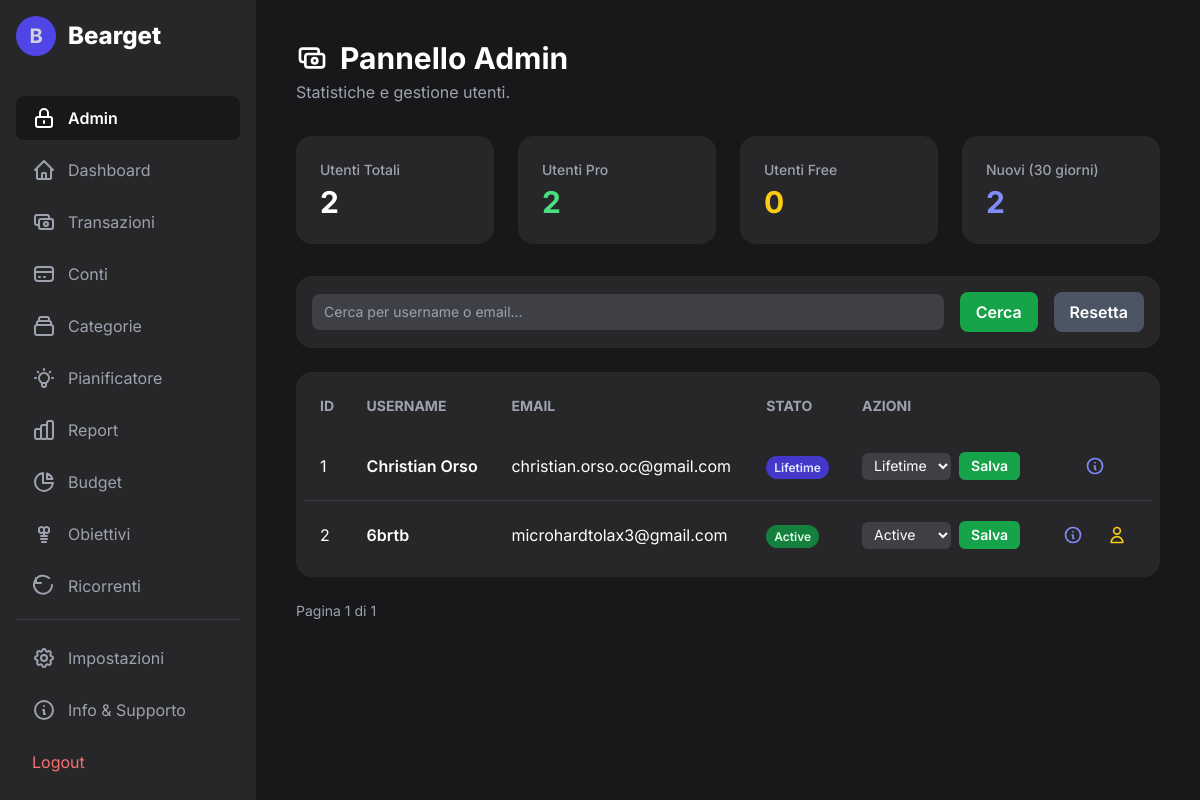
/admin.php (signed in), run on the app's committed database.
### tables this page shows
CREATE TABLE `users` (
  `id` int(11) NOT NULL,
  `username` varchar(50) NOT NULL,
  `email` varchar(100) NOT NULL,
  `password` varchar(255) NOT NULL,
  `verification_token` varchar(255) DEFAULT NULL,
  `is_verified` tinyint(1) NOT NULL DEFAULT 0,
  `created_at` timestamp NOT NULL DEFAULT current_timestamp(),
  `theme` varchar(25) NOT NULL DEFAULT 'dark-indigo',
  `subscription_status` varchar(20) NOT NULL DEFAULT 'free',
  `stripe_customer_id` varchar(255) DEFAULT NULL,
  `stripe_subscription_id` varchar(255) DEFAULT NULL,
  `subscription_end_date` timestamp NULL DEFAULT NULL,
  `subscription_start_date` timestamp NULL DEFAULT NULL,
  `friend_code` varchar(8) DEFAULT NULL
);

### functions.php (called while the page is built, shortened)
<?php
function get_admin_stats($conn) {
    $stats = [
        'total_users' => 0,
        'pro_users' => 0,
        'free_users' => 0,
        'new_users_last_30_days' => 0
    ];
    $result = $conn->query("SELECT COUNT(id) as total FROM users");
    if ($row = $result->fetch_assoc()) {
        $stats['total_users'] = $row['total'];
    }
    $result = $conn->query("SELECT subscription_status, COUNT(id) as count FROM users GROUP BY subscription_status");
    while ($row = $result->fetch_assoc()) {
        if ($row['subscription_status'] === 'active' || $row['subscription_status'] === 'lifetime') {
            $stats['pro_users'] += $row['count'];
        } else {
            $stats['free_users'] += $row['count'];
        }
    }
    $thirty_days_ago = date('Y-m-d H:i:s', strtotime('-30 days'));
    $sql = "SELECT COUNT(id) as new_users FROM users WHERE created_at >= ?";
    $stmt = $conn->prepare($sql);
    $stmt->bind_param('s', $thirty_days_ago);
    $stmt->execute();
    $result = $stmt->get_result();
    if ($row = $result->fetch_assoc()) {
        $stats['new_users_last_30_days'] = $row['new_users'];
    }
    return $stats;
}
function get_users_paginated_and_searched($conn, $search_term, $page, $users_per_page) {
    $offset = ($page - 1) * $users_per_page;
    $search_query = "%" . $search_term . "%";
    $sql_count = "SELECT COUNT(id) as total FROM users WHERE (username LIKE ? OR email LIKE ?)";
    $stmt_count = $conn->prepare($sql_count);
    $stmt_count->bind_param("ss", $search_query, $search_query);
    $stmt_count->execute();
    $total_users = $stmt_count->get_result()->fetch_assoc()['total'];
    $total_pages = ceil($total_users / $users_per_page);
    $sql = "SELECT * FROM users WHERE (username LIKE ? OR email LIKE ?) ORDER BY id ASC LIMIT ? OFFSET ?";
    $stmt = $conn->prepare($sql);
    $stmt->bind_param("ssii", $search_query, $search_query, $users_per_page, $offset);
    $stmt->execute();
    $result = $stmt->get_result();
    $users = [];
    while ($row = $result->fetch_assoc()) {
        $users[] = $row;
    }
    return [
        'users' => $users,
        'total_pages' => $total_pages
    ];
}
?>

### admin.php (the view, shortened to what this page needs)
<?php
require_once 'db_connect.php';
require_once 'functions.php';
$users_per_page = 20;
$current_page_number = isset($_GET['page']) && is_numeric($_GET['page']) ? (int)$_GET['page'] : 1;
$search_term = $_GET['search'] ?? '';
$user_data = get_users_paginated_and_searched($conn, $search_term, $current_page_number, $users_per_page);
$users_list = $user_data['users'];
$total_pages = $user_data['total_pages'];
$stats = get_admin_stats($conn);
?>
<!DOCTYPE html>
<html lang="it">
<head>
    <script src="https://cdn.tailwindcss.com"></script>
    <link rel="stylesheet" href="theme.php">
</head>
<body class="text-gray-300">
    <div class="flex h-screen">
        <?php include 'sidebar.php'; ?>
        <main class="flex-1 p-4 sm:p-6 lg:p-10 overflow-y-auto">
            <header class="flex flex-wrap justify-between items-center gap-4 mb-8">
                <div class="flex items-center gap-4">
                    <div>
                        <h1 class="text-3xl font-bold text-white flex items-center gap-3">
                            <svg class="w-8 h-8" fill="none" stroke="currentColor" viewBox="0 0 24 24"><path stroke-linecap="round" stroke-linejoin="round" stroke-width="2" d="M17 9V7a2 2 0 00-2-2H5a2 2 0 00-2 2v6a2 2 0 002 2h2m2 4h10a2 2 0 002-2v-6a2 2 0 00-2-2H9a2 2 0 00-2 2v6a2 2 0 002 2zm7-5a2 2 0 11-4 0 2 2 0 014 0z"></path></svg>
                            Pannello Admin
                        </h1>
                        <p class="text-gray-400 mt-1">Statistiche e gestione utenti.</p>
                    </div>
                </div>
            </header>
            <div class="grid grid-cols-1 md:grid-cols-2 lg:grid-cols-4 gap-6 mb-8">
                <div class="bg-gray-800 p-6 rounded-2xl">
                    <h3 class="text-gray-400 text-sm font-medium">Utenti Totali</h3>
                    <p class="text-3xl font-bold text-white mt-1"><?php echo $stats['total_users']; ?></p>
                </div>
                <div class="bg-gray-800 p-6 rounded-2xl">
                    <h3 class="text-gray-400 text-sm font-medium">Utenti Pro</h3>
                    <p class="text-3xl font-bold text-green-400 mt-1"><?php echo $stats['pro_users']; ?></p>
                </div>
                <div class="bg-gray-800 p-6 rounded-2xl">
                    <h3 class="text-gray-400 text-sm font-medium">Utenti Free</h3>
                    <p class="text-3xl font-bold text-yellow-400 mt-1"><?php echo $stats['free_users']; ?></p>
                </div>
                <div class="bg-gray-800 p-6 rounded-2xl">
                    <h3 class="text-gray-400 text-sm font-medium">Nuovi (30 giorni)</h3>
                    <p class="text-3xl font-bold text-indigo-400 mt-1"><?php echo $stats['new_users_last_30_days']; ?></p>
                </div>
            </div>
            <div class="bg-gray-800 rounded-2xl p-4 mb-6">
                <form action="admin.php" method="GET" class="flex items-center gap-4">
                    <input type="text" name="search" value="<?php echo htmlspecialchars($search_term); ?>" placeholder="Cerca per username o email..." class="w-full bg-gray-700 text-white rounded-lg px-3 py-2 text-sm focus:ring-primary-500 focus:border-primary-500">
                    <button type="submit" class="bg-primary-600 hover:bg-primary-700 text-white font-semibold py-2 px-4 rounded-lg">Cerca</button>
                    <a href="admin.php" class="bg-gray-600 hover:bg-gray-500 text-white font-semibold py-2 px-4 rounded-lg">Resetta</a>
                </form>
            </div>
            <div class="bg-gray-800 rounded-2xl p-2">
                <div class="overflow-x-auto">
                    <table class="w-full text-left">
                        <thead class="text-sm text-gray-400 uppercase">
                            <tr>
                                <th class="p-4">ID</th>
                                <th class="p-4">Username</th>
                                <th class="p-4">Email</th>
                                <th class="p-4">Stato</th>
                                <th class="p-4">Azioni</th>
                            </tr>
                        </thead>
                        <tbody class="text-white">
                            <?php if (empty($users_list)): ?>
                                <tr><td colspan="6" class="text-center p-6 text-gray-400">Nessun utente trovato.</td></tr>
                            <?php else: ?>
                                <?php foreach ($users_list as $user): ?>
                                <tr class="border-b border-gray-700 last:border-b-0">
                                    <td class="p-4"><?php echo $user['id']; ?></td>
                                    <td class="p-4 font-semibold"><?php echo htmlspecialchars($user['username']); ?></td>
                                    <td class="p-4"><?php echo htmlspecialchars($user['email']); ?></td>
                                    <td class="p-4">
                                        <span class="px-2 py-1 font-semibold leading-tight text-xs rounded-full <?php
                                            switch($user['subscription_status']) {
                                                case 'active': echo 'bg-green-700 text-green-100'; break;
                                                case 'lifetime': echo 'bg-indigo-700 text-indigo-100'; break;
                                            }
                                        ?>">
                                            <?php echo ucfirst($user['subscription_status']); ?>
                                        </span>
                                    </td>
                                    <td class="p-4">
                                        <form action="update_user_status.php" method="POST" class="flex items-center gap-2">
                                            <select name="new_status" class="bg-gray-700 text-white rounded-md px-2 py-1 text-sm">
                                                <option value="active" <?php if($user['subscription_status'] == 'active') echo 'selected'; ?>>Active</option>
                                                <option value="lifetime" <?php if($user['subscription_status'] == 'lifetime') echo 'selected'; ?>>Lifetime</option>
                                            </select>
                                            <button type="submit" class="bg-primary-600 hover:bg-primary-700 text-white font-semibold px-3 py-1 rounded-md text-sm">Salva</button>
                                        </form>
                                    </td>
                                    <td class="p-4 text-center">
                                        <div class="flex items-center justify-center space-x-2">
                                            <button onclick='openUserInfoModal(<?php echo json_encode($user); ?>)' class="p-2 hover:bg-gray-700 rounded-full" title="Mostra dettagli utente">
                                                <svg class="w-5 h-5 text-indigo-400" fill="none" stroke="currentColor" viewBox="0 0 24 24"><path stroke-linecap="round" stroke-linejoin="round" stroke-width="2" d="M13 16h-1v-4h-1m1-4h.01M21 12a9 9 0 11-18 0 9 9 0 0118 0z"></path></svg>
                                            </button>
                                            <?php if ($user['id'] != 1):  ?>
                                                <a href="impersonate.php?id=<?php echo $user['id']; ?>" class="p-2 hover:bg-gray-700 rounded-full" title="Accedi come <?php echo htmlspecialchars($user['username']); ?>">
                                                    <svg class="w-5 h-5 text-yellow-400" fill="none" stroke="currentColor" viewBox="0 0 24 24"><path stroke-linecap="round" stroke-linejoin="round" stroke-width="2" d="M16 7a4 4 0 11-8 0 4 4 0 018 0zM12 14a7 7 0 00-7 7h14a7 7 0 00-7-7z"></path></svg>
                                                </a>
                                            <?php endif; ?>
                                        </div>
                                    </td>
                                </tr>
                                <?php endforeach; ?>
                            <?php endif; ?>
                        </tbody>
                    </table>
                </div>
            </div>
            <div class="flex justify-between items-center mt-6">
                <span class="text-sm text-gray-400">Pagina <?php echo $current_page_number; ?> di <?php echo $total_pages > 0 ? $total_pages : 1; ?></span>
            </div>
        </main>
    </div>
</body>
</html>

### admin.php (style rules this page uses)
body { font-family: 'Inter', sans-serif; background-color: var(--color-gray-900); }

### data on the page
users: id "1", username "Christian Orso", email "christian.orso.oc@gmail.com", subscription_status "Lifetime", new_status "Lifetime"
users: id "2", username "6brtb", email "microhardtolax3@gmail.com", subscription_status "Active", new_status "Active"

### other printed values
$stats['total_users'] "2"
$stats['pro_users'] "2"
$stats['free_users'] "0"
$stats['new_users_last_30_days'] "2"
$current_page_number "1"
$total_pages "1"
